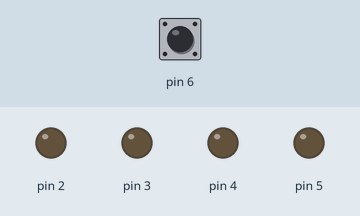
The sketch below on a simulated Arduino Uno, built with avr-gcc and run on an emulated ATmega328P. Shown: output pins drawn as LEDs (lit = HIGH). Dashed ring = blinking. The test bench sets the inputs (shaded band); at power-on: pin 6 LOW.

Above: at 1.2 s.
1.3 s: pin 6 pulsed HIGH 5 times (0.12 s each, 0.3 s apart)
At 1.57 s:
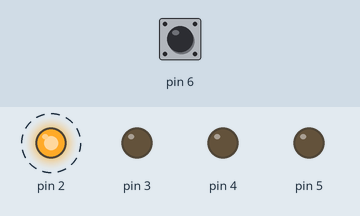
At 3.0 s:
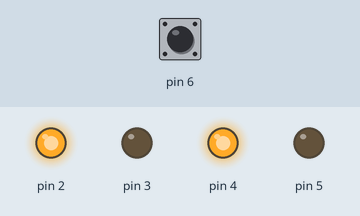
4.3 s: pin 6 pulsed HIGH 2 times (0.12 s each, 0.3 s apart)
At 5.8 s:
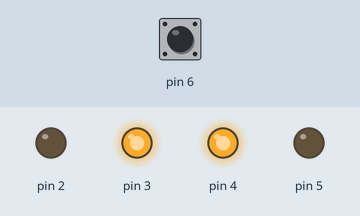
Timing chart, 0 to 7.3 s (numbered marks = the images above; inputs shaded):
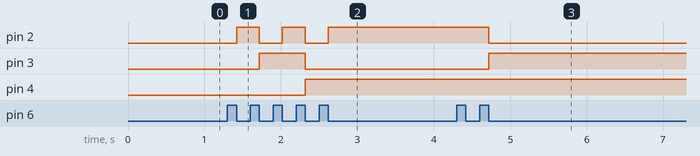

The sketch:

questao1.ino
```cpp
int contador = 0;
void setup() {

pinMode(2, OUTPUT);
pinMode(3, OUTPUT);
pinMode(4, OUTPUT);
pinMode(5, OUTPUT);
pinMode(6, INPUT);
}

void loop() {
  // put your main code here, to run repeatedly:
   bool flag = true;
while (digitalRead(6) == 1) {
  if (flag == true) {
      contador += 1;
  }
  flag = false;
}
if (contador == 0) {
  digitalWrite(2, 0);
  digitalWrite(3, 0);
  digitalWrite(4, 0);
  digitalWrite(5, 0);
  delay(200);
}
if (contador == 1) {
  digitalWrite(2, 1);
  digitalWrite(3, 0);
  digitalWrite(4, 0);
  digitalWrite(5, 0);
  delay(200);
}
if (contador == 2) {
  digitalWrite(2, 0);
  digitalWrite(3, 1);
  digitalWrite(4, 0);
  digitalWrite(5, 0);
  delay(200);
}
if (contador == 3) {
  digitalWrite(2, 1);
  digitalWrite(3, 1);
  digitalWrite(4, 0);
  digitalWrite(5, 0);
  delay(200);
}
if (contador == 4) {
  digitalWrite(2, 0);
  digitalWrite(3, 0);
  digitalWrite(4, 1);
  digitalWrite(5, 0);
  delay(200);
}
if (contador == 5) {
  digitalWrite(2, 1);
  digitalWrite(3, 0);
  digitalWrite(4, 1);
  digitalWrite(5, 0);
  delay(200);
}
if (contador == 6) {
  digitalWrite(2, 0);
  digitalWrite(3, 1);
  digitalWrite(4, 1);
  digitalWrite(5, 0);
  delay(200);
}
if (contador == 7) {
  digitalWrite(2, 1);
  digitalWrite(3, 1);
  digitalWrite(4, 1);
  digitalWrite(5, 0);
  delay(200);
}
if (contador == 8) {
  digitalWrite(2, 0);
  digitalWrite(3, 0);
  digitalWrite(4, 0);
  digitalWrite(5, 1);
  delay(200);
}
if (contador == 9) {
  digitalWrite(2, 1);
  digitalWrite(3, 0);
  digitalWrite(4, 0);
  digitalWrite(5, 1);
  delay(200);
}
if (contador == 10) {
  digitalWrite(2, 0);
  digitalWrite(3, 1);
  digitalWrite(4, 0);
  digitalWrite(5, 1);
  delay(200);
}
if (contador == 11) {
  digitalWrite(2, 1);
  digitalWrite(3, 1);
  digitalWrite(4, 0);
  digitalWrite(5, 1);
  delay(200);
}
if (contador == 12) {
  digitalWrite(2, 0);
  digitalWrite(3, 0);
  digitalWrite(4, 1);
  digitalWrite(5, 1);
  delay(200);
}
if (contador == 13) {
  digitalWrite(2, 1);
  digitalWrite(3, 0);
  digitalWrite(4, 1);
  digitalWrite(5, 1);
  delay(200);
}
if (contador == 14) {
  digitalWrite(2, 0);
  digitalWrite(3, 1);
  digitalWrite(4, 1);
  digitalWrite(5, 1);
  delay(200);
}
if (contador == 15) {
  digitalWrite(2, 1);
  digitalWrite(3, 1);
  digitalWrite(4, 1);
  digitalWrite(5, 1);
  delay(200);
}
if (contador == 16) {
contador = 0;
  delay(200);
}
}
```

Measured:
- after the input at 1.3 s, pin 2: alternates HIGH for 0.30 s and LOW for 0.30 s, 5 changes in all, then stays HIGH, starting after 0.12 s; pin 3: LOW → HIGH after 0.42 s, → LOW 0.60 s later; pin 4: LOW → HIGH after 1.0 s
- after the input at 4.3 s, pin 2: HIGH → LOW after 0.42 s; pin 3: LOW → HIGH after 0.42 s
